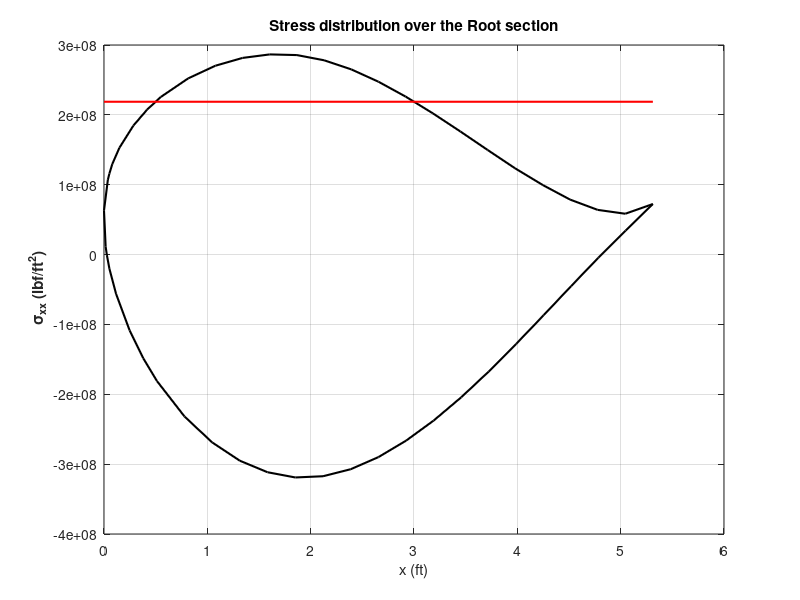
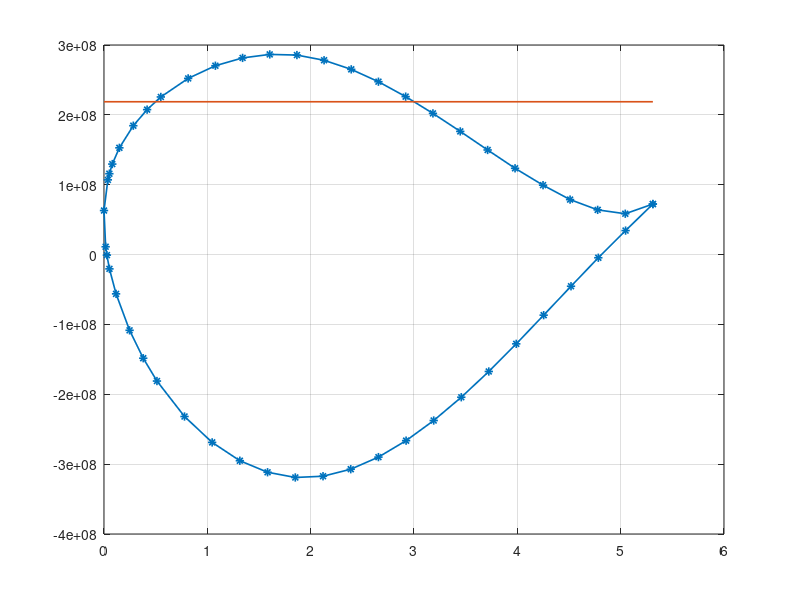

Here is the MATLAB script that generated these plots, in order: (Note: this script raises an error after producing the figures.)
clc; clear all;

%% 
load('loads.mat') ;
a = load('n63415-il.dat') ;
c = 1.6190*3.28084 ;
z = -a(:,1)'*c*0.01;
y = a(:,2)'*c*0.01;
spar1_ytop = 0.1517*3.28084;
spar1_ybot = -0.08855*3.28084;
spar1_z = -0.3*c*3.28084;
spar2_ytop = 0.09546*3.28084;
spar2_ybot = -0.031975*3.28084;
spar2_z = -0.7*c;
b1 = 0.10*(spar1_ytop - spar1_ybot);
b2 = 0.10*(spar2_ytop - spar2_ybot);

%% Thicknesses and Modulus
tw = 0.002*3.28084; %ft
tf = tw/2; % ft
tsc = 2*0.001*3.28084; %ft
hw1 = (spar1_ytop-spar1_ybot-2*(tf+tsc));
hw2 = (spar2_ytop-spar2_ybot-2*(tf+tsc));
E_al = 1.5351*10^9*32.1522; % lbf/ft^2 
E_steel = 4.2*10^9*32.1522; % lbf/ft^2 
E_star = E_steel/E_al;
ybar = [(spar1_ytop+spar1_ybot)/2,(spar2_ytop+spar2_ybot)/2];
zbar = [spar1_z,spar2_z];

%% for skin
t_skin = 1e-3*3.28084 ; %         ft
E_skin = E_al;              % Skin Material 2024T3 Aluminium
E_ref = E_al ;

% z = wingdata(:,1)*chord/100;
% y = wingdata(:,2)*chord/100;

for j=1 : (length(y)-1)
    s = sqrt((y(j)-y(j+1))^2 + ((z(j)-z(j+1))^2));
    EdA_star_skin(j) = s*t_skin*(E_skin/E_ref);
    ydA_star(j) = EdA_star_skin(j)*0.5*(y(j)+y(j+1));
    zdA_star(j) = EdA_star_skin(j)*0.5*(z(j)+z(j+1));
%     y2dA_star(j) = ydA_star(j)*0.5*(y(j)+y(j+1));
%     z2dA_star(j) = zdA_star(j)*0.5*(z(j)+z(j+1));
%     yzdA_star(j) = zdA_star(j)*0.5*(y(j)+y(j+1));
end

Sigma_EA_skin = sum(EdA_star_skin);
y_cent_skin = sum(ydA_star)/Sigma_EA_skin;
z_cent_skin = sum(zdA_star)/Sigma_EA_skin;
%% Areas of individual parts
A1 = [b1*tsc,b1*tsc,b1*tf,b1*tf,tw*hw1];
A2 = [b2*tsc,b2*tsc,b2*tf,b2*tf,tw*hw2];
E = [E_steel,E_steel,E_al,E_al,E_al];
E_star_spar = (1/E_al).*E ;

%% Finding spar centroid
EA_star_i = [dot(A1,E_star_spar),dot(A2,E_star_spar)];
Sigma_EA_star_spar = sum(EA_star_i) ;
y_cent_spar = dot(EA_star_i,ybar)/Sigma_EA_star_spar ;
z_cent_spar = dot(EA_star_i,zbar)/Sigma_EA_star_spar;

%% Centroid of spar and Skin
y_cent = (y_cent_spar*Sigma_EA_star_spar + y_cent_skin*Sigma_EA_skin)/(Sigma_EA_star_spar+Sigma_EA_skin ) ;
z_cent = (z_cent_spar*Sigma_EA_star_spar + z_cent_skin*Sigma_EA_skin)/(Sigma_EA_star_spar+Sigma_EA_skin) ;


%% Finding Moment of Inertia for spars
Izz1 = 2*((E_star*(b1*tsc^3/12))+(A1(1)*E_star*((tsc+2*tf+hw1)/2)^2))+ 2*(((b1*tf^3/12))+(A1(3)*((tw/4)+(hw1/2))^2))+ (tw*hw1^3/12);
Iyy1 = 2*E_star*(tsc*b1^3/12)+2*(tf*b1^3/12)+ (hw1*tw^3/12);
Izz2 = 2*((E_star*(b2*tsc^3/12))+(A2(1)*E_star*((tsc+2*tf+hw1)/2)^2))+ 2*(((b2*tf^3/12))+(A2(3)*((tw/4)+(hw2/2))^2))+ (tw*hw2^3/12);
Iyy2 = 2*E_star*(tsc*b2^3/12)+2*(tf*b2^3/12)+ (hw2*tw^3/12);

%% MOI of Skin about neutral axis
z_wrt_cent = ((z(1:length(z)-1) - z_cent*linspace(1,1,length(z)-1)).^2) ;
y_wrt_cent = ((y(1:length(z)-1) - y_cent*linspace(1,1,length(z)-1)).^2);
yz_wrt_cent = ( ((z(1:length(z)-1) - z_cent*linspace(1,1,length(z)-1))).*(y(1:length(y)-1) - y_cent*linspace(1,1,length(y)-1)) ) ;
Iyy_skin = dot (EdA_star_skin, z_wrt_cent) ;
Izz_skin = dot (EdA_star_skin, y_wrt_cent) ;
Iyz_skin = dot (EdA_star_skin, yz_wrt_cent);

%% MOI spars about neutral axis
Iyy_spar = Iyy1+ (EA_star_i(1))*(zbar(1)-z_cent)^2 + Iyy2+ (EA_star_i(2))*(zbar(2)-z_cent)^2  ;
Izz_spar = Izz1+ (EA_star_i(1))*(ybar(1)-y_cent)^2 + Izz2+ (EA_star_i(2))*(ybar(2)-y_cent)^2  ;    
Iyz_spar = ((EA_star_i(1))*(ybar(1)-y_cent)*(zbar(1)-z_cent) + (EA_star_i(2))*(zbar(2)-z_cent)*(ybar(2)-y_cent)) ;

%% Total MOI skin + spars about neutral axis
Iyy_total= Iyy_spar + Iyy_skin;
Izz_total= Izz_spar + Izz_skin;    
Iyz_total= Iyz_spar + Iyz_skin;


%% Finding V_xx, W_xx
A = [-E_al*Iyz_total,-E_al*Iyy_total ; E_al*Izz_total,E_al*Iyz_total];
M = [M_y_due_to_D(1),M_z_due_to_L(1)];
%M=[855620,7376500]
v = A\M';

%% Finding Sigma_xx
F_S = 1.5 ;
epsilon_xx= (-(y-y_cent)*v(1)-(z-z_cent)*v(2));  %conversion from meter to feet
sigma_xx= F_S*E_al*epsilon_xx;  %% in lbf/ft^2
sigma_yield= 32.1522.*[6804000,6804000]; %32.1522 %lbf/ft^2 
z1=[-5.3117,0];


width_val = 1.5 ;
figure(5)
plot(-z,sigma_xx,'k','linewidth',width_val)
hold on ; 
plot(-z1,sigma_yield,'r','linewidth',width_val);
title('Stress distribution over the Root section');
xlabel('x (ft)');
ylabel('\bf \sigma_{xx} (lbf/ft^2)');
grid on
%% Plotting Sigm_xx
figure(6)
plot(-z,sigma_xx,'-*', 'Linewidth', 1.2)
hold on ; 
plot(-z1,sigma_yield, 'Linewidth', 1.2);
grid on ;

ax = gca;
ax.FontSize = 14;
ax.XAxis.LineWidth = 1.2;
ax.YAxis.LineWidth = 1.2;
set(gcf, 'Position',  [100, 100, 900, 600]);
title('\sigma_{xx} distribution on the surface of the airfoil');
xlabel('x(ft)');
ylabel('\sigma_{xx}(in lbf/ft^2)');
